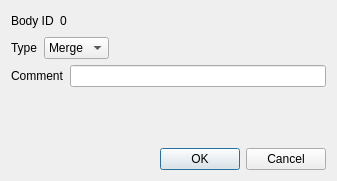
<?xml version="1.0" encoding="UTF-8"?>
<ui version="4.0">
 <class>ZFlyEmBookmarkAnnotationDialog</class>
 <widget class="QDialog" name="ZFlyEmBookmarkAnnotationDialog">
  <property name="geometry">
   <rect>
    <x>0</x>
    <y>0</y>
    <width>337</width>
    <height>181</height>
   </rect>
  </property>
  <property name="windowTitle">
   <string>Annotate Bookmark</string>
  </property>
  <layout class="QVBoxLayout" name="verticalLayout">
   <item>
    <layout class="QHBoxLayout" name="horizontalLayout">
     <item>
      <widget class="QLabel" name="label_2">
       <property name="text">
        <string>Body ID</string>
       </property>
      </widget>
     </item>
     <item>
      <widget class="QLabel" name="bodyIdLabel">
       <property name="text">
        <string>0</string>
       </property>
      </widget>
     </item>
     <item>
      <spacer name="horizontalSpacer">
       <property name="orientation">
        <enum>Qt::Horizontal</enum>
       </property>
       <property name="sizeHint" stdset="0">
        <size>
         <width>40</width>
         <height>20</height>
        </size>
       </property>
      </spacer>
     </item>
    </layout>
   </item>
   <item>
    <layout class="QHBoxLayout" name="horizontalLayout_2">
     <item>
      <widget class="QLabel" name="label">
       <property name="text">
        <string>Type</string>
       </property>
      </widget>
     </item>
     <item>
      <widget class="QComboBox" name="typeComboBox">
       <item>
        <property name="text">
         <string>Merge</string>
        </property>
       </item>
       <item>
        <property name="text">
         <string>Split</string>
        </property>
       </item>
       <item>
        <property name="text">
         <string>Other</string>
        </property>
       </item>
      </widget>
     </item>
     <item>
      <spacer name="horizontalSpacer_2">
       <property name="orientation">
        <enum>Qt::Horizontal</enum>
       </property>
       <property name="sizeHint" stdset="0">
        <size>
         <width>40</width>
         <height>20</height>
        </size>
       </property>
      </spacer>
     </item>
    </layout>
   </item>
   <item>
    <layout class="QHBoxLayout" name="horizontalLayout_3">
     <item>
      <widget class="QLabel" name="commentLabel">
       <property name="text">
        <string>Comment</string>
       </property>
      </widget>
     </item>
     <item>
      <widget class="QLineEdit" name="commentLineEdit"/>
     </item>
    </layout>
   </item>
   <item>
    <spacer name="verticalSpacer">
     <property name="orientation">
      <enum>Qt::Vertical</enum>
     </property>
     <property name="sizeHint" stdset="0">
      <size>
       <width>20</width>
       <height>40</height>
      </size>
     </property>
    </spacer>
   </item>
   <item>
    <widget class="QDialogButtonBox" name="buttonBox">
     <property name="orientation">
      <enum>Qt::Horizontal</enum>
     </property>
     <property name="standardButtons">
      <set>QDialogButtonBox::Cancel|QDialogButtonBox::Ok</set>
     </property>
    </widget>
   </item>
  </layout>
 </widget>
 <resources/>
 <connections>
  <connection>
   <sender>buttonBox</sender>
   <signal>accepted()</signal>
   <receiver>ZFlyEmBookmarkAnnotationDialog</receiver>
   <slot>accept()</slot>
   <hints>
    <hint type="sourcelabel">
     <x>248</x>
     <y>254</y>
    </hint>
    <hint type="destinationlabel">
     <x>157</x>
     <y>274</y>
    </hint>
   </hints>
  </connection>
  <connection>
   <sender>buttonBox</sender>
   <signal>rejected()</signal>
   <receiver>ZFlyEmBookmarkAnnotationDialog</receiver>
   <slot>reject()</slot>
   <hints>
    <hint type="sourcelabel">
     <x>316</x>
     <y>260</y>
    </hint>
    <hint type="destinationlabel">
     <x>286</x>
     <y>274</y>
    </hint>
   </hints>
  </connection>
 </connections>
</ui>
